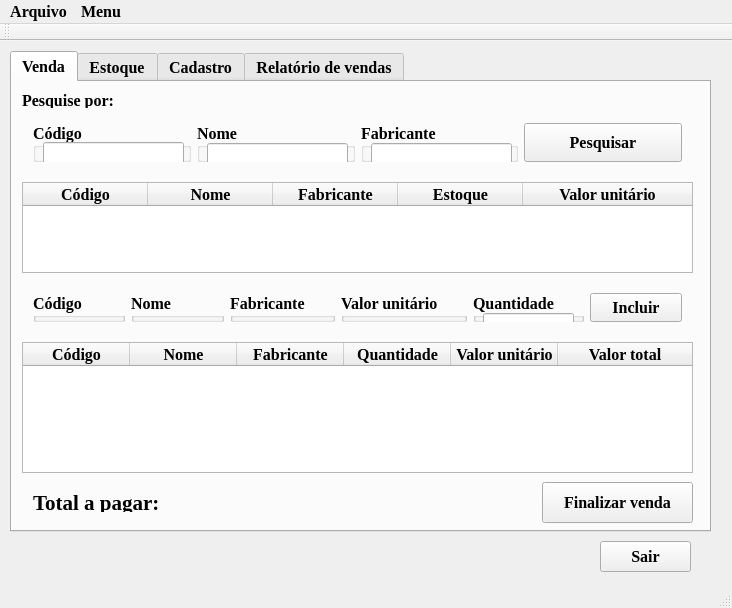
<?xml version="1.0" encoding="UTF-8"?>
<ui version="4.0">
 <class>MainWindow</class>
 <widget class="QMainWindow" name="MainWindow">
  <property name="geometry">
   <rect>
    <x>0</x>
    <y>0</y>
    <width>732</width>
    <height>608</height>
   </rect>
  </property>
  <property name="font">
   <font>
    <family>Times New Roman</family>
    <pointsize>12</pointsize>
    <weight>75</weight>
    <bold>true</bold>
   </font>
  </property>
  <property name="windowTitle">
   <string>Control Sales</string>
  </property>
  <widget class="QWidget" name="centralWidget">
   <widget class="QPushButton" name="btn_Sair">
    <property name="geometry">
     <rect>
      <x>600</x>
      <y>500</y>
      <width>91</width>
      <height>31</height>
     </rect>
    </property>
    <property name="text">
     <string>Sair</string>
    </property>
   </widget>
   <widget class="QTabWidget" name="tabWidget">
    <property name="geometry">
     <rect>
      <x>10</x>
      <y>10</y>
      <width>701</width>
      <height>481</height>
     </rect>
    </property>
    <property name="currentIndex">
     <number>0</number>
    </property>
    <widget class="QWidget" name="tab_2">
     <attribute name="title">
      <string>Venda</string>
     </attribute>
     <widget class="QLabel" name="label_7">
      <property name="geometry">
       <rect>
        <x>10</x>
        <y>10</y>
        <width>121</width>
        <height>16</height>
       </rect>
      </property>
      <property name="text">
       <string>Pesquise por:</string>
      </property>
     </widget>
     <widget class="QTableWidget" name="tabela_Venda_2">
      <property name="geometry">
       <rect>
        <x>10</x>
        <y>260</y>
        <width>671</width>
        <height>131</height>
       </rect>
      </property>
      <property name="font">
       <font>
        <family>Times New Roman</family>
        <pointsize>12</pointsize>
        <weight>75</weight>
        <bold>true</bold>
       </font>
      </property>
      <attribute name="horizontalHeaderDefaultSectionSize">
       <number>107</number>
      </attribute>
      <attribute name="horizontalHeaderStretchLastSection">
       <bool>true</bool>
      </attribute>
      <column>
       <property name="text">
        <string>Código</string>
       </property>
      </column>
      <column>
       <property name="text">
        <string>Nome</string>
       </property>
      </column>
      <column>
       <property name="text">
        <string>Fabricante</string>
       </property>
      </column>
      <column>
       <property name="text">
        <string>Quantidade</string>
       </property>
      </column>
      <column>
       <property name="text">
        <string>Valor unitário</string>
       </property>
      </column>
      <column>
       <property name="text">
        <string>Valor total</string>
       </property>
      </column>
     </widget>
     <widget class="QWidget" name="layoutWidget">
      <property name="geometry">
       <rect>
        <x>10</x>
        <y>30</y>
        <width>671</width>
        <height>61</height>
       </rect>
      </property>
      <layout class="QHBoxLayout" name="horizontalLayout_7">
       <property name="sizeConstraint">
        <enum>QLayout::SetDefaultConstraint</enum>
       </property>
       <item>
        <widget class="QGroupBox" name="groupBox">
         <property name="title">
          <string>Código</string>
         </property>
         <widget class="QLineEdit" name="lineCodVenda">
          <property name="geometry">
           <rect>
            <x>10</x>
            <y>19</y>
            <width>141</width>
            <height>31</height>
           </rect>
          </property>
         </widget>
        </widget>
       </item>
       <item>
        <widget class="QGroupBox" name="groupBox_2">
         <property name="title">
          <string>Nome</string>
         </property>
         <widget class="QLineEdit" name="lineNomeVenda">
          <property name="geometry">
           <rect>
            <x>10</x>
            <y>20</y>
            <width>141</width>
            <height>31</height>
           </rect>
          </property>
         </widget>
        </widget>
       </item>
       <item>
        <widget class="QGroupBox" name="groupBox_3">
         <property name="title">
          <string>Fabricante</string>
         </property>
         <widget class="QLineEdit" name="lineFabricanteVenda">
          <property name="geometry">
           <rect>
            <x>10</x>
            <y>20</y>
            <width>141</width>
            <height>31</height>
           </rect>
          </property>
         </widget>
        </widget>
       </item>
       <item>
        <widget class="QPushButton" name="btn_Pesquisar_venda">
         <property name="sizePolicy">
          <sizepolicy hsizetype="Minimum" vsizetype="Expanding">
           <horstretch>0</horstretch>
           <verstretch>0</verstretch>
          </sizepolicy>
         </property>
         <property name="text">
          <string>Pesquisar</string>
         </property>
        </widget>
       </item>
      </layout>
     </widget>
     <widget class="QWidget" name="layoutWidget">
      <property name="geometry">
       <rect>
        <x>10</x>
        <y>400</y>
        <width>331</width>
        <height>41</height>
       </rect>
      </property>
      <layout class="QHBoxLayout" name="horizontalLayout_9">
       <item>
        <widget class="QLabel" name="label_9">
         <property name="font">
          <font>
           <pointsize>16</pointsize>
          </font>
         </property>
         <property name="text">
          <string>Total a pagar:</string>
         </property>
        </widget>
       </item>
       <item>
        <widget class="QLabel" name="label_Total_a_pagar">
         <property name="font">
          <font>
           <pointsize>24</pointsize>
          </font>
         </property>
         <property name="text">
          <string/>
         </property>
        </widget>
       </item>
      </layout>
     </widget>
     <widget class="QPushButton" name="btn_Finalizar_Venda">
      <property name="geometry">
       <rect>
        <x>530</x>
        <y>400</y>
        <width>151</width>
        <height>41</height>
       </rect>
      </property>
      <property name="text">
       <string>Finalizar venda</string>
      </property>
     </widget>
     <widget class="QWidget" name="layoutWidget">
      <property name="geometry">
       <rect>
        <x>10</x>
        <y>200</y>
        <width>671</width>
        <height>51</height>
       </rect>
      </property>
      <layout class="QHBoxLayout" name="horizontalLayout_8">
       <item>
        <widget class="QGroupBox" name="groupBox_9">
         <property name="title">
          <string>Código</string>
         </property>
         <widget class="QLabel" name="label_Confirma_Cod">
          <property name="geometry">
           <rect>
            <x>10</x>
            <y>22</y>
            <width>91</width>
            <height>21</height>
           </rect>
          </property>
          <property name="text">
           <string/>
          </property>
         </widget>
        </widget>
       </item>
       <item>
        <widget class="QGroupBox" name="groupBox_10">
         <property name="title">
          <string>Nome</string>
         </property>
         <widget class="QLabel" name="label_Confirma_None">
          <property name="geometry">
           <rect>
            <x>10</x>
            <y>20</y>
            <width>91</width>
            <height>21</height>
           </rect>
          </property>
          <property name="text">
           <string/>
          </property>
         </widget>
        </widget>
       </item>
       <item>
        <widget class="QGroupBox" name="groupBox_13">
         <property name="title">
          <string>Fabricante</string>
         </property>
         <widget class="QLabel" name="label_Confirma_Fabricante">
          <property name="geometry">
           <rect>
            <x>10</x>
            <y>20</y>
            <width>91</width>
            <height>21</height>
           </rect>
          </property>
          <property name="text">
           <string/>
          </property>
         </widget>
        </widget>
       </item>
       <item>
        <widget class="QGroupBox" name="groupBox_12">
         <property name="title">
          <string>Valor unitário</string>
         </property>
         <widget class="QLabel" name="label_Confirma_Valor_Und">
          <property name="geometry">
           <rect>
            <x>40</x>
            <y>20</y>
            <width>61</width>
            <height>21</height>
           </rect>
          </property>
          <property name="text">
           <string/>
          </property>
         </widget>
         <widget class="QLabel" name="label_RS">
          <property name="geometry">
           <rect>
            <x>10</x>
            <y>20</y>
            <width>31</width>
            <height>21</height>
           </rect>
          </property>
          <property name="text">
           <string/>
          </property>
         </widget>
        </widget>
       </item>
       <item>
        <widget class="QGroupBox" name="groupBox_11">
         <property name="title">
          <string>Quantidade</string>
         </property>
         <widget class="QLineEdit" name="line__Confirma_Qtd">
          <property name="geometry">
           <rect>
            <x>10</x>
            <y>20</y>
            <width>91</width>
            <height>21</height>
           </rect>
          </property>
         </widget>
        </widget>
       </item>
       <item>
        <widget class="QPushButton" name="btn_Incluir_Venda">
         <property name="sizePolicy">
          <sizepolicy hsizetype="Minimum" vsizetype="Expanding">
           <horstretch>0</horstretch>
           <verstretch>0</verstretch>
          </sizepolicy>
         </property>
         <property name="text">
          <string>Incluir</string>
         </property>
        </widget>
       </item>
      </layout>
     </widget>
     <widget class="QLabel" name="label_Secreta_Cod">
      <property name="geometry">
       <rect>
        <x>30</x>
        <y>120</y>
        <width>61</width>
        <height>31</height>
       </rect>
      </property>
      <property name="text">
       <string/>
      </property>
     </widget>
     <widget class="QTableWidget" name="tabela_Venda">
      <property name="geometry">
       <rect>
        <x>10</x>
        <y>100</y>
        <width>671</width>
        <height>91</height>
       </rect>
      </property>
      <property name="font">
       <font>
        <family>Times New Roman</family>
        <pointsize>12</pointsize>
        <weight>75</weight>
        <bold>true</bold>
       </font>
      </property>
      <property name="alternatingRowColors">
       <bool>false</bool>
      </property>
      <property name="rowCount">
       <number>0</number>
      </property>
      <attribute name="horizontalHeaderDefaultSectionSize">
       <number>125</number>
      </attribute>
      <attribute name="horizontalHeaderStretchLastSection">
       <bool>true</bool>
      </attribute>
      <attribute name="verticalHeaderStretchLastSection">
       <bool>false</bool>
      </attribute>
      <column>
       <property name="text">
        <string>Código</string>
       </property>
      </column>
      <column>
       <property name="text">
        <string>Nome</string>
       </property>
      </column>
      <column>
       <property name="text">
        <string>Fabricante</string>
       </property>
      </column>
      <column>
       <property name="text">
        <string>Estoque</string>
       </property>
      </column>
      <column>
       <property name="text">
        <string>Valor unitário</string>
       </property>
      </column>
     </widget>
    </widget>
    <widget class="QWidget" name="tab_3">
     <attribute name="title">
      <string>Estoque</string>
     </attribute>
     <widget class="QWidget" name="layoutWidget">
      <property name="geometry">
       <rect>
        <x>10</x>
        <y>10</y>
        <width>671</width>
        <height>411</height>
       </rect>
      </property>
      <layout class="QVBoxLayout" name="verticalLayout_3">
       <item>
        <widget class="QTableWidget" name="tabela_Estoque">
         <property name="font">
          <font>
           <family>Times New Roman</family>
           <pointsize>12</pointsize>
           <weight>75</weight>
           <bold>true</bold>
          </font>
         </property>
         <attribute name="horizontalHeaderDefaultSectionSize">
          <number>150</number>
         </attribute>
         <attribute name="horizontalHeaderStretchLastSection">
          <bool>true</bool>
         </attribute>
         <column>
          <property name="text">
           <string>Código</string>
          </property>
         </column>
         <column>
          <property name="text">
           <string>Nome</string>
          </property>
         </column>
         <column>
          <property name="text">
           <string>Fabricante</string>
          </property>
         </column>
         <column>
          <property name="text">
           <string>Quantidade em estoque</string>
          </property>
         </column>
        </widget>
       </item>
       <item>
        <layout class="QHBoxLayout" name="horizontalLayout_10">
         <item>
          <widget class="QLabel" name="label_10">
           <property name="text">
            <string>Ordenar por -&gt;</string>
           </property>
          </widget>
         </item>
         <item>
          <widget class="QPushButton" name="btn_Ordenar_Cod_Estoque">
           <property name="text">
            <string>Código</string>
           </property>
          </widget>
         </item>
         <item>
          <widget class="QPushButton" name="btn_Ordenar_Nome_Estoque">
           <property name="text">
            <string>Nome</string>
           </property>
          </widget>
         </item>
         <item>
          <widget class="QPushButton" name="btn_Ordenar_Fabricante_Estoque">
           <property name="text">
            <string>Fabricante</string>
           </property>
          </widget>
         </item>
        </layout>
       </item>
      </layout>
     </widget>
    </widget>
    <widget class="QWidget" name="tab">
     <attribute name="title">
      <string>Cadastro</string>
     </attribute>
     <widget class="QWidget" name="layoutWidget">
      <property name="geometry">
       <rect>
        <x>20</x>
        <y>10</y>
        <width>661</width>
        <height>421</height>
       </rect>
      </property>
      <layout class="QVBoxLayout" name="verticalLayout_2">
       <item>
        <layout class="QVBoxLayout" name="verticalLayout">
         <item>
          <layout class="QHBoxLayout" name="horizontalLayout_2">
           <item>
            <widget class="QLabel" name="label">
             <property name="text">
              <string>Nome</string>
             </property>
            </widget>
           </item>
           <item>
            <widget class="QLineEdit" name="lineNome"/>
           </item>
          </layout>
         </item>
         <item>
          <layout class="QHBoxLayout" name="horizontalLayout_3">
           <item>
            <widget class="QLabel" name="label_3">
             <property name="text">
              <string>Fabricante</string>
             </property>
            </widget>
           </item>
           <item>
            <widget class="QLineEdit" name="lineFabricante"/>
           </item>
          </layout>
         </item>
         <item>
          <layout class="QHBoxLayout" name="horizontalLayout_5">
           <item>
            <widget class="QLabel" name="label_5">
             <property name="text">
              <string>Quantidade</string>
             </property>
            </widget>
           </item>
           <item>
            <widget class="QLineEdit" name="lineQtd"/>
           </item>
          </layout>
         </item>
         <item>
          <layout class="QHBoxLayout" name="horizontalLayout_4">
           <item>
            <widget class="QLabel" name="label_4">
             <property name="text">
              <string>Custo</string>
             </property>
            </widget>
           </item>
           <item>
            <widget class="QLineEdit" name="lineCusto"/>
           </item>
          </layout>
         </item>
        </layout>
       </item>
       <item>
        <layout class="QHBoxLayout" name="horizontalLayout_6">
         <item>
          <widget class="QLabel" name="label_6">
           <property name="text">
            <string>Margem de venda</string>
           </property>
          </widget>
         </item>
         <item>
          <widget class="QLineEdit" name="lineMargem"/>
         </item>
        </layout>
       </item>
       <item>
        <widget class="QPushButton" name="btn_Cadastrar">
         <property name="text">
          <string>Cadastrar</string>
         </property>
        </widget>
       </item>
       <item>
        <widget class="QTableWidget" name="tabela_Cadastro">
         <property name="font">
          <font>
           <family>Times New Roman</family>
           <pointsize>12</pointsize>
           <weight>75</weight>
           <bold>true</bold>
          </font>
         </property>
         <attribute name="horizontalHeaderDefaultSectionSize">
          <number>150</number>
         </attribute>
         <attribute name="horizontalHeaderStretchLastSection">
          <bool>true</bool>
         </attribute>
         <column>
          <property name="text">
           <string>Código</string>
          </property>
         </column>
         <column>
          <property name="text">
           <string>Nome</string>
          </property>
         </column>
         <column>
          <property name="text">
           <string>Fabricante</string>
          </property>
         </column>
         <column>
          <property name="text">
           <string>Custo</string>
          </property>
         </column>
        </widget>
       </item>
       <item>
        <layout class="QHBoxLayout" name="horizontalLayout">
         <item>
          <widget class="QLabel" name="label_2">
           <property name="layoutDirection">
            <enum>Qt::LeftToRight</enum>
           </property>
           <property name="text">
            <string>Ordenar por -&gt;</string>
           </property>
           <property name="alignment">
            <set>Qt::AlignCenter</set>
           </property>
          </widget>
         </item>
         <item>
          <widget class="QPushButton" name="btn_Ordena_Cod">
           <property name="text">
            <string>Código</string>
           </property>
          </widget>
         </item>
         <item>
          <widget class="QPushButton" name="btn_Ordena_Nome">
           <property name="text">
            <string>Nome</string>
           </property>
          </widget>
         </item>
         <item>
          <widget class="QPushButton" name="btn_Ordena_Custo">
           <property name="text">
            <string>Custo</string>
           </property>
          </widget>
         </item>
        </layout>
       </item>
      </layout>
     </widget>
    </widget>
    <widget class="QWidget" name="tab_4">
     <attribute name="title">
      <string>Relatório de vendas</string>
     </attribute>
     <widget class="QWidget" name="layoutWidget">
      <property name="geometry">
       <rect>
        <x>10</x>
        <y>20</y>
        <width>671</width>
        <height>201</height>
       </rect>
      </property>
      <layout class="QHBoxLayout" name="horizontalLayout_11">
       <item>
        <widget class="QGroupBox" name="groupBox_4">
         <property name="title">
          <string>Total de vendas</string>
         </property>
         <widget class="QLabel" name="label_Total_Vendas">
          <property name="geometry">
           <rect>
            <x>20</x>
            <y>40</y>
            <width>181</width>
            <height>131</height>
           </rect>
          </property>
          <property name="text">
           <string/>
          </property>
         </widget>
        </widget>
       </item>
       <item>
        <widget class="QGroupBox" name="groupBox_5">
         <property name="title">
          <string>Total de custos</string>
         </property>
         <widget class="QLabel" name="label_Total_custos">
          <property name="geometry">
           <rect>
            <x>20</x>
            <y>40</y>
            <width>181</width>
            <height>131</height>
           </rect>
          </property>
          <property name="text">
           <string/>
          </property>
         </widget>
        </widget>
       </item>
       <item>
        <widget class="QGroupBox" name="groupBox_6">
         <property name="title">
          <string>Total de lucros</string>
         </property>
         <widget class="QLabel" name="label_Total_Lucros">
          <property name="geometry">
           <rect>
            <x>20</x>
            <y>40</y>
            <width>181</width>
            <height>131</height>
           </rect>
          </property>
          <property name="text">
           <string/>
          </property>
         </widget>
        </widget>
       </item>
      </layout>
     </widget>
     <widget class="QWidget" name="layoutWidget">
      <property name="geometry">
       <rect>
        <x>10</x>
        <y>250</y>
        <width>671</width>
        <height>171</height>
       </rect>
      </property>
      <layout class="QHBoxLayout" name="horizontalLayout_12">
       <item>
        <widget class="QGroupBox" name="groupBox_7">
         <property name="title">
          <string>Média de venda por item</string>
         </property>
         <widget class="QLabel" name="label_Media_Vendas">
          <property name="geometry">
           <rect>
            <x>20</x>
            <y>40</y>
            <width>301</width>
            <height>101</height>
           </rect>
          </property>
          <property name="text">
           <string/>
          </property>
         </widget>
        </widget>
       </item>
       <item>
        <widget class="QGroupBox" name="groupBox_8">
         <property name="title">
          <string>Média de lucro por item</string>
         </property>
         <widget class="QLabel" name="label_Media_Lucros">
          <property name="geometry">
           <rect>
            <x>20</x>
            <y>40</y>
            <width>301</width>
            <height>101</height>
           </rect>
          </property>
          <property name="text">
           <string/>
          </property>
         </widget>
        </widget>
       </item>
      </layout>
     </widget>
    </widget>
   </widget>
  </widget>
  <widget class="QMenuBar" name="menuBar">
   <property name="geometry">
    <rect>
     <x>0</x>
     <y>0</y>
     <width>732</width>
     <height>21</height>
    </rect>
   </property>
   <widget class="QMenu" name="menuArquivo">
    <property name="title">
     <string>Arquivo</string>
    </property>
    <addaction name="actionAbrir"/>
    <addaction name="actionSalvar"/>
   </widget>
   <widget class="QMenu" name="menuMenu">
    <property name="title">
     <string>Menu</string>
    </property>
   </widget>
   <addaction name="menuArquivo"/>
   <addaction name="menuMenu"/>
  </widget>
  <widget class="QToolBar" name="mainToolBar">
   <attribute name="toolBarArea">
    <enum>TopToolBarArea</enum>
   </attribute>
   <attribute name="toolBarBreak">
    <bool>false</bool>
   </attribute>
  </widget>
  <widget class="QStatusBar" name="statusBar"/>
  <action name="actionAbrir">
   <property name="text">
    <string>Abrir</string>
   </property>
   <property name="shortcut">
    <string>Ctrl+O</string>
   </property>
  </action>
  <action name="actionSalvar">
   <property name="text">
    <string>Salvar</string>
   </property>
   <property name="shortcut">
    <string>Ctrl+S</string>
   </property>
  </action>
 </widget>
 <layoutdefault spacing="6" margin="11"/>
 <resources/>
 <connections/>
</ui>
